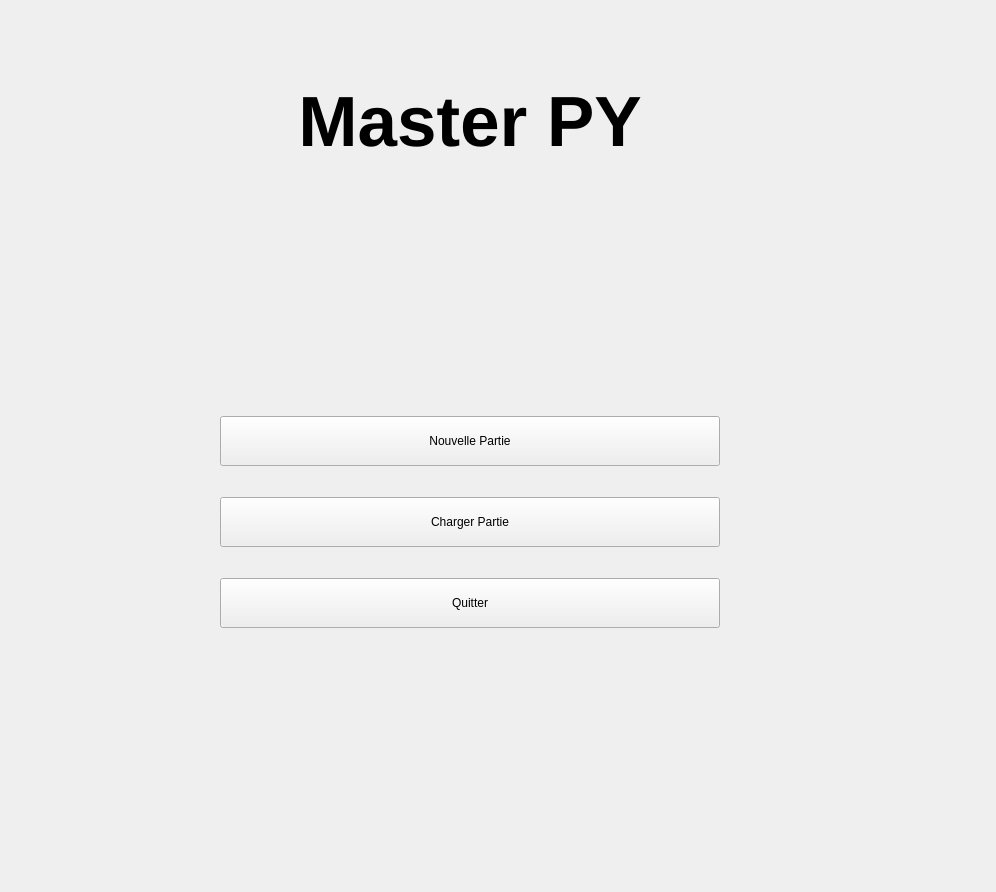
<?xml version="1.0" encoding="UTF-8"?>
<ui version="4.0">
 <class>menu_princ</class>
 <widget class="QWidget" name="menu_princ">
  <property name="geometry">
   <rect>
    <x>0</x>
    <y>0</y>
    <width>996</width>
    <height>892</height>
   </rect>
  </property>
  <property name="windowTitle">
   <string>Form</string>
  </property>
  <property name="styleSheet">
   <string notr="true">QWidget#menu_princ{
	background-image: url(:/img/fond.png);
	background-repeat: no-repeat;
    background-position: center;
    background-attachment: fixed;
    background-size: cover;
}
</string>
  </property>
  <layout class="QGridLayout" name="gridLayout">
   <item row="0" column="1">
    <widget class="QLabel" name="label_2">
     <property name="text">
      <string/>
     </property>
     <property name="pixmap">
      <pixmap resource="ressource.qrc">:/img/logo_MasterPY.png</pixmap>
     </property>
    </widget>
   </item>
   <item row="1" column="0">
    <spacer name="horizontalSpacer">
     <property name="orientation">
      <enum>Qt::Horizontal</enum>
     </property>
     <property name="sizeHint" stdset="0">
      <size>
       <width>201</width>
       <height>20</height>
      </size>
     </property>
    </spacer>
   </item>
   <item row="1" column="1">
    <spacer name="verticalSpacer_5">
     <property name="orientation">
      <enum>Qt::Vertical</enum>
     </property>
     <property name="sizeType">
      <enum>QSizePolicy::Fixed</enum>
     </property>
     <property name="sizeHint" stdset="0">
      <size>
       <width>20</width>
       <height>50</height>
      </size>
     </property>
    </spacer>
   </item>
   <item row="1" column="2">
    <spacer name="horizontalSpacer_2">
     <property name="orientation">
      <enum>Qt::Horizontal</enum>
     </property>
     <property name="sizeHint" stdset="0">
      <size>
       <width>200</width>
       <height>20</height>
      </size>
     </property>
    </spacer>
   </item>
   <item row="2" column="1">
    <widget class="QLabel" name="titre">
     <property name="font">
      <font>
       <pointsize>53</pointsize>
       <weight>75</weight>
       <bold>true</bold>
      </font>
     </property>
     <property name="lineWidth">
      <number>1</number>
     </property>
     <property name="text">
      <string>Master PY</string>
     </property>
     <property name="alignment">
      <set>Qt::AlignCenter</set>
     </property>
    </widget>
   </item>
   <item row="3" column="1">
    <spacer name="verticalSpacer">
     <property name="orientation">
      <enum>Qt::Vertical</enum>
     </property>
     <property name="sizeType">
      <enum>QSizePolicy::Expanding</enum>
     </property>
     <property name="sizeHint" stdset="0">
      <size>
       <width>20</width>
       <height>5</height>
      </size>
     </property>
    </spacer>
   </item>
   <item row="4" column="1">
    <widget class="QPushButton" name="new_part">
     <property name="enabled">
      <bool>true</bool>
     </property>
     <property name="minimumSize">
      <size>
       <width>500</width>
       <height>50</height>
      </size>
     </property>
     <property name="text">
      <string>Nouvelle Partie</string>
     </property>
    </widget>
   </item>
   <item row="5" column="1">
    <spacer name="verticalSpacer_2">
     <property name="orientation">
      <enum>Qt::Vertical</enum>
     </property>
     <property name="sizeType">
      <enum>QSizePolicy::Fixed</enum>
     </property>
     <property name="sizeHint" stdset="0">
      <size>
       <width>20</width>
       <height>25</height>
      </size>
     </property>
    </spacer>
   </item>
   <item row="6" column="1">
    <widget class="QPushButton" name="charger_part">
     <property name="minimumSize">
      <size>
       <width>0</width>
       <height>50</height>
      </size>
     </property>
     <property name="text">
      <string>Charger Partie</string>
     </property>
    </widget>
   </item>
   <item row="7" column="1">
    <spacer name="verticalSpacer_3">
     <property name="orientation">
      <enum>Qt::Vertical</enum>
     </property>
     <property name="sizeType">
      <enum>QSizePolicy::Fixed</enum>
     </property>
     <property name="sizeHint" stdset="0">
      <size>
       <width>20</width>
       <height>25</height>
      </size>
     </property>
    </spacer>
   </item>
   <item row="8" column="1">
    <widget class="QPushButton" name="quit">
     <property name="minimumSize">
      <size>
       <width>100</width>
       <height>50</height>
      </size>
     </property>
     <property name="text">
      <string>Quitter</string>
     </property>
    </widget>
   </item>
   <item row="9" column="0">
    <spacer name="horizontalSpacer_4">
     <property name="orientation">
      <enum>Qt::Horizontal</enum>
     </property>
     <property name="sizeHint" stdset="0">
      <size>
       <width>201</width>
       <height>20</height>
      </size>
     </property>
    </spacer>
   </item>
   <item row="9" column="1">
    <spacer name="verticalSpacer_4">
     <property name="orientation">
      <enum>Qt::Vertical</enum>
     </property>
     <property name="sizeType">
      <enum>QSizePolicy::Expanding</enum>
     </property>
     <property name="sizeHint" stdset="0">
      <size>
       <width>20</width>
       <height>147</height>
      </size>
     </property>
    </spacer>
   </item>
   <item row="9" column="2">
    <widget class="QLabel" name="label">
     <property name="text">
      <string/>
     </property>
     <property name="pixmap">
      <pixmap resource="ressource.qrc">:/img/petit-helper.png</pixmap>
     </property>
     <property name="scaledContents">
      <bool>false</bool>
     </property>
    </widget>
   </item>
   <item row="9" column="3">
    <spacer name="horizontalSpacer_3">
     <property name="orientation">
      <enum>Qt::Horizontal</enum>
     </property>
     <property name="sizeType">
      <enum>QSizePolicy::Fixed</enum>
     </property>
     <property name="sizeHint" stdset="0">
      <size>
       <width>50</width>
       <height>20</height>
      </size>
     </property>
    </spacer>
   </item>
  </layout>
 </widget>
 <resources>
  <include location="ressource.qrc"/>
 </resources>
 <connections/>
</ui>
